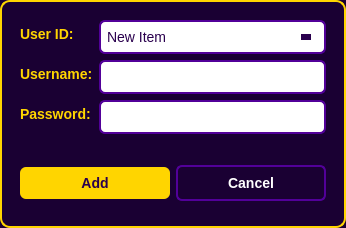
<?xml version="1.0" encoding="UTF-8"?>
<ui version="4.0">
 <class>Dialog</class>
 <widget class="QDialog" name="Dialog">
  <property name="geometry">
   <rect>
    <x>0</x>
    <y>0</y>
    <width>346</width>
    <height>228</height>
   </rect>
  </property>
  <property name="maximumSize">
   <size>
    <width>500</width>
    <height>480</height>
   </size>
  </property>
  <property name="palette">
   <palette>
    <active>
     <colorrole role="WindowText">
      <brush brushstyle="SolidPattern">
       <color alpha="255">
        <red>255</red>
        <green>255</green>
        <blue>255</blue>
       </color>
      </brush>
     </colorrole>
     <colorrole role="Button">
      <brush brushstyle="SolidPattern">
       <color alpha="255">
        <red>26</red>
        <green>0</green>
        <blue>51</blue>
       </color>
      </brush>
     </colorrole>
     <colorrole role="Light">
      <brush brushstyle="SolidPattern">
       <color alpha="255">
        <red>63</red>
        <green>0</green>
        <blue>117</blue>
       </color>
      </brush>
     </colorrole>
     <colorrole role="Midlight">
      <brush brushstyle="SolidPattern">
       <color alpha="255">
        <red>52</red>
        <green>0</green>
        <blue>97</blue>
       </color>
      </brush>
     </colorrole>
     <colorrole role="Dark">
      <brush brushstyle="SolidPattern">
       <color alpha="255">
        <red>21</red>
        <green>0</green>
        <blue>39</blue>
       </color>
      </brush>
     </colorrole>
     <colorrole role="Mid">
      <brush brushstyle="SolidPattern">
       <color alpha="255">
        <red>28</red>
        <green>0</green>
        <blue>52</blue>
       </color>
      </brush>
     </colorrole>
     <colorrole role="Text">
      <brush brushstyle="SolidPattern">
       <color alpha="255">
        <red>255</red>
        <green>255</green>
        <blue>255</blue>
       </color>
      </brush>
     </colorrole>
     <colorrole role="BrightText">
      <brush brushstyle="SolidPattern">
       <color alpha="255">
        <red>255</red>
        <green>255</green>
        <blue>255</blue>
       </color>
      </brush>
     </colorrole>
     <colorrole role="ButtonText">
      <brush brushstyle="SolidPattern">
       <color alpha="255">
        <red>255</red>
        <green>255</green>
        <blue>255</blue>
       </color>
      </brush>
     </colorrole>
     <colorrole role="Base">
      <brush brushstyle="SolidPattern">
       <color alpha="255">
        <red>26</red>
        <green>0</green>
        <blue>51</blue>
       </color>
      </brush>
     </colorrole>
     <colorrole role="Window">
      <brush brushstyle="SolidPattern">
       <color alpha="255">
        <red>26</red>
        <green>0</green>
        <blue>51</blue>
       </color>
      </brush>
     </colorrole>
     <colorrole role="Shadow">
      <brush brushstyle="SolidPattern">
       <color alpha="255">
        <red>0</red>
        <green>0</green>
        <blue>0</blue>
       </color>
      </brush>
     </colorrole>
     <colorrole role="AlternateBase">
      <brush brushstyle="SolidPattern">
       <color alpha="255">
        <red>21</red>
        <green>0</green>
        <blue>39</blue>
       </color>
      </brush>
     </colorrole>
     <colorrole role="ToolTipBase">
      <brush brushstyle="SolidPattern">
       <color alpha="255">
        <red>255</red>
        <green>255</green>
        <blue>220</blue>
       </color>
      </brush>
     </colorrole>
     <colorrole role="ToolTipText">
      <brush brushstyle="SolidPattern">
       <color alpha="255">
        <red>0</red>
        <green>0</green>
        <blue>0</blue>
       </color>
      </brush>
     </colorrole>
     <colorrole role="PlaceholderText">
      <brush brushstyle="SolidPattern">
       <color alpha="127">
        <red>255</red>
        <green>255</green>
        <blue>255</blue>
       </color>
      </brush>
     </colorrole>
     <colorrole role="Accent">
      <brush brushstyle="SolidPattern">
       <color alpha="255">
        <red>0</red>
        <green>0</green>
        <blue>0</blue>
       </color>
      </brush>
     </colorrole>
    </active>
    <inactive>
     <colorrole role="WindowText">
      <brush brushstyle="SolidPattern">
       <color alpha="255">
        <red>255</red>
        <green>255</green>
        <blue>255</blue>
       </color>
      </brush>
     </colorrole>
     <colorrole role="Button">
      <brush brushstyle="SolidPattern">
       <color alpha="255">
        <red>26</red>
        <green>0</green>
        <blue>51</blue>
       </color>
      </brush>
     </colorrole>
     <colorrole role="Light">
      <brush brushstyle="SolidPattern">
       <color alpha="255">
        <red>63</red>
        <green>0</green>
        <blue>117</blue>
       </color>
      </brush>
     </colorrole>
     <colorrole role="Midlight">
      <brush brushstyle="SolidPattern">
       <color alpha="255">
        <red>52</red>
        <green>0</green>
        <blue>97</blue>
       </color>
      </brush>
     </colorrole>
     <colorrole role="Dark">
      <brush brushstyle="SolidPattern">
       <color alpha="255">
        <red>21</red>
        <green>0</green>
        <blue>39</blue>
       </color>
      </brush>
     </colorrole>
     <colorrole role="Mid">
      <brush brushstyle="SolidPattern">
       <color alpha="255">
        <red>28</red>
        <green>0</green>
        <blue>52</blue>
       </color>
      </brush>
     </colorrole>
     <colorrole role="Text">
      <brush brushstyle="SolidPattern">
       <color alpha="255">
        <red>255</red>
        <green>255</green>
        <blue>255</blue>
       </color>
      </brush>
     </colorrole>
     <colorrole role="BrightText">
      <brush brushstyle="SolidPattern">
       <color alpha="255">
        <red>255</red>
        <green>255</green>
        <blue>255</blue>
       </color>
      </brush>
     </colorrole>
     <colorrole role="ButtonText">
      <brush brushstyle="SolidPattern">
       <color alpha="255">
        <red>255</red>
        <green>255</green>
        <blue>255</blue>
       </color>
      </brush>
     </colorrole>
     <colorrole role="Base">
      <brush brushstyle="SolidPattern">
       <color alpha="255">
        <red>26</red>
        <green>0</green>
        <blue>51</blue>
       </color>
      </brush>
     </colorrole>
     <colorrole role="Window">
      <brush brushstyle="SolidPattern">
       <color alpha="255">
        <red>26</red>
        <green>0</green>
        <blue>51</blue>
       </color>
      </brush>
     </colorrole>
     <colorrole role="Shadow">
      <brush brushstyle="SolidPattern">
       <color alpha="255">
        <red>0</red>
        <green>0</green>
        <blue>0</blue>
       </color>
      </brush>
     </colorrole>
     <colorrole role="AlternateBase">
      <brush brushstyle="SolidPattern">
       <color alpha="255">
        <red>21</red>
        <green>0</green>
        <blue>39</blue>
       </color>
      </brush>
     </colorrole>
     <colorrole role="ToolTipBase">
      <brush brushstyle="SolidPattern">
       <color alpha="255">
        <red>255</red>
        <green>255</green>
        <blue>220</blue>
       </color>
      </brush>
     </colorrole>
     <colorrole role="ToolTipText">
      <brush brushstyle="SolidPattern">
       <color alpha="255">
        <red>0</red>
        <green>0</green>
        <blue>0</blue>
       </color>
      </brush>
     </colorrole>
     <colorrole role="PlaceholderText">
      <brush brushstyle="SolidPattern">
       <color alpha="127">
        <red>255</red>
        <green>255</green>
        <blue>255</blue>
       </color>
      </brush>
     </colorrole>
     <colorrole role="Accent">
      <brush brushstyle="SolidPattern">
       <color alpha="255">
        <red>0</red>
        <green>0</green>
        <blue>0</blue>
       </color>
      </brush>
     </colorrole>
    </inactive>
    <disabled>
     <colorrole role="WindowText">
      <brush brushstyle="SolidPattern">
       <color alpha="255">
        <red>21</red>
        <green>0</green>
        <blue>39</blue>
       </color>
      </brush>
     </colorrole>
     <colorrole role="Button">
      <brush brushstyle="SolidPattern">
       <color alpha="255">
        <red>26</red>
        <green>0</green>
        <blue>51</blue>
       </color>
      </brush>
     </colorrole>
     <colorrole role="Light">
      <brush brushstyle="SolidPattern">
       <color alpha="255">
        <red>63</red>
        <green>0</green>
        <blue>117</blue>
       </color>
      </brush>
     </colorrole>
     <colorrole role="Midlight">
      <brush brushstyle="SolidPattern">
       <color alpha="255">
        <red>52</red>
        <green>0</green>
        <blue>97</blue>
       </color>
      </brush>
     </colorrole>
     <colorrole role="Dark">
      <brush brushstyle="SolidPattern">
       <color alpha="255">
        <red>21</red>
        <green>0</green>
        <blue>39</blue>
       </color>
      </brush>
     </colorrole>
     <colorrole role="Mid">
      <brush brushstyle="SolidPattern">
       <color alpha="255">
        <red>28</red>
        <green>0</green>
        <blue>52</blue>
       </color>
      </brush>
     </colorrole>
     <colorrole role="Text">
      <brush brushstyle="SolidPattern">
       <color alpha="255">
        <red>21</red>
        <green>0</green>
        <blue>39</blue>
       </color>
      </brush>
     </colorrole>
     <colorrole role="BrightText">
      <brush brushstyle="SolidPattern">
       <color alpha="255">
        <red>255</red>
        <green>255</green>
        <blue>255</blue>
       </color>
      </brush>
     </colorrole>
     <colorrole role="ButtonText">
      <brush brushstyle="SolidPattern">
       <color alpha="255">
        <red>21</red>
        <green>0</green>
        <blue>39</blue>
       </color>
      </brush>
     </colorrole>
     <colorrole role="Base">
      <brush brushstyle="SolidPattern">
       <color alpha="255">
        <red>26</red>
        <green>0</green>
        <blue>51</blue>
       </color>
      </brush>
     </colorrole>
     <colorrole role="Window">
      <brush brushstyle="SolidPattern">
       <color alpha="255">
        <red>26</red>
        <green>0</green>
        <blue>51</blue>
       </color>
      </brush>
     </colorrole>
     <colorrole role="Shadow">
      <brush brushstyle="SolidPattern">
       <color alpha="255">
        <red>0</red>
        <green>0</green>
        <blue>0</blue>
       </color>
      </brush>
     </colorrole>
     <colorrole role="AlternateBase">
      <brush brushstyle="SolidPattern">
       <color alpha="255">
        <red>42</red>
        <green>0</green>
        <blue>78</blue>
       </color>
      </brush>
     </colorrole>
     <colorrole role="ToolTipBase">
      <brush brushstyle="SolidPattern">
       <color alpha="255">
        <red>255</red>
        <green>255</green>
        <blue>220</blue>
       </color>
      </brush>
     </colorrole>
     <colorrole role="ToolTipText">
      <brush brushstyle="SolidPattern">
       <color alpha="255">
        <red>0</red>
        <green>0</green>
        <blue>0</blue>
       </color>
      </brush>
     </colorrole>
     <colorrole role="PlaceholderText">
      <brush brushstyle="SolidPattern">
       <color alpha="127">
        <red>21</red>
        <green>0</green>
        <blue>39</blue>
       </color>
      </brush>
     </colorrole>
     <colorrole role="Accent">
      <brush brushstyle="SolidPattern">
       <color alpha="255">
        <red>30</red>
        <green>0</green>
        <blue>55</blue>
       </color>
      </brush>
     </colorrole>
    </disabled>
   </palette>
  </property>
  <property name="font">
   <font>
    <pointsize>10</pointsize>
   </font>
  </property>
  <property name="windowTitle">
   <string>Add Role</string>
  </property>
  <property name="windowIcon">
   <iconset>
    <normaloff>../assets/50x50.png</normaloff>../assets/50x50.png</iconset>
  </property>
  <property name="styleSheet">
   <string notr="true">
QDialog {
    background-color: #1A0033;
    border: 2px solid #FFD500;
    border-radius: 10px;
}


QLabel {
    color: #FFD500;  
    font-size: 14px;
    font-weight: bold;
}

QLineEdit, QComboBox {
    background-color: #FFFFFF;  
    color: #2A004E;           
    border: 2px solid #520099; 
    padding: 6px;               
    border-radius: 6px;    
    font-size: 14px;
}


QLineEdit:focus, QComboBox:focus {
    border: 2px solid #FFD500; 
    background-color: #FFFDF0;  
}

QPushButton#Addbutton {
    background-color: #FFD500;  
    color: #2A004E;        
    border-radius: 6px;
    font-weight: bold;
    font-size: 14px;
    border: none;
    padding: 8px 16px;
}

QPushButton#Addbutton:hover {
    background-color: #FFEA80; 
}

QPushButton#Cancelbutton {
    background-color: transparent;
    color: #FFFFFF;         
    border: 2px solid #520099; 
    border-radius: 6px;
    font-weight: bold;
    font-size: 14px;
    padding: 8px 16px;
}

QPushButton#Cancelbutton:hover {
    background-color: #520099; 
    color: #FFFFFF;
}</string>
  </property>
  <layout class="QVBoxLayout" name="verticalLayout">
   <item>
    <widget class="QFrame" name="frame">
     <property name="frameShape">
      <enum>QFrame::Shape::NoFrame</enum>
     </property>
     <property name="frameShadow">
      <enum>QFrame::Shadow::Plain</enum>
     </property>
     <layout class="QFormLayout" name="formLayout">
      <item row="1" column="0">
       <widget class="QLabel" name="RoleName">
        <property name="font">
         <font>
          <pointsize>-1</pointsize>
          <bold>true</bold>
         </font>
        </property>
        <property name="styleSheet">
         <string notr="true">color:#ffd500</string>
        </property>
        <property name="text">
         <string>Username:</string>
        </property>
       </widget>
      </item>
      <item row="2" column="0">
       <widget class="QLabel" name="label">
        <property name="styleSheet">
         <string notr="true">color:#ffd500</string>
        </property>
        <property name="text">
         <string>Password:</string>
        </property>
       </widget>
      </item>
      <item row="1" column="1">
       <widget class="QLineEdit" name="username">
        <property name="font">
         <font>
          <pointsize>-1</pointsize>
         </font>
        </property>
        <property name="styleSheet">
         <string notr="true">background-color:#ffffff;
color:#000000;</string>
        </property>
       </widget>
      </item>
      <item row="2" column="1">
       <widget class="QLineEdit" name="password">
        <property name="styleSheet">
         <string notr="true">background-color:#ffffff;
color:#000000;</string>
        </property>
        <property name="echoMode">
         <enum>QLineEdit::EchoMode::Password</enum>
        </property>
       </widget>
      </item>
      <item row="0" column="0">
       <widget class="QLabel" name="users">
        <property name="styleSheet">
         <string notr="true">color:#ffd500</string>
        </property>
        <property name="text">
         <string>User ID:</string>
        </property>
       </widget>
      </item>
      <item row="0" column="1">
       <widget class="QComboBox" name="userID">
        <property name="minimumSize">
         <size>
          <width>0</width>
          <height>24</height>
         </size>
        </property>
        <property name="styleSheet">
         <string notr="true">QComboBox::drop-down {
    border: none;
    background: transparent;
    width: 25px;
}

QComboBox::down-arrow {
    /* Uses a CSS trick to make a purple triangle */
    width: 0; height: 0;
    border-left: 5px solid transparent;
    border-right: 5px solid transparent;
    border-top: 6px solid #2A004E; /* Dark Purple Arrow */
    margin-right: 10px;
}

/* The list that pops open */
QComboBox QAbstractItemView {
    background-color: #2A004E;
    color: #FFFFFF;
    selection-background-color: #FFD500;
    selection-color: #2A004E;
}</string>
        </property>
        <item>
         <property name="text">
          <string>New Item</string>
         </property>
        </item>
        <item>
         <property name="text">
          <string>New Item</string>
         </property>
        </item>
       </widget>
      </item>
     </layout>
    </widget>
   </item>
   <item>
    <widget class="QFrame" name="frame_2">
     <property name="frameShape">
      <enum>QFrame::Shape::NoFrame</enum>
     </property>
     <property name="frameShadow">
      <enum>QFrame::Shadow::Plain</enum>
     </property>
     <layout class="QHBoxLayout" name="horizontalLayout">
      <item>
       <widget class="QPushButton" name="Addbutton">
        <property name="styleSheet">
         <string notr="true"/>
        </property>
        <property name="text">
         <string>Add</string>
        </property>
        <property name="icon">
         <iconset>
          <normaloff>../assets/Add_Role_icon.svg</normaloff>../assets/Add_Role_icon.svg</iconset>
        </property>
       </widget>
      </item>
      <item>
       <widget class="QPushButton" name="Cancelbutton">
        <property name="styleSheet">
         <string notr="true"/>
        </property>
        <property name="text">
         <string>Cancel</string>
        </property>
       </widget>
      </item>
     </layout>
    </widget>
   </item>
  </layout>
 </widget>
 <resources/>
 <connections/>
</ui>
